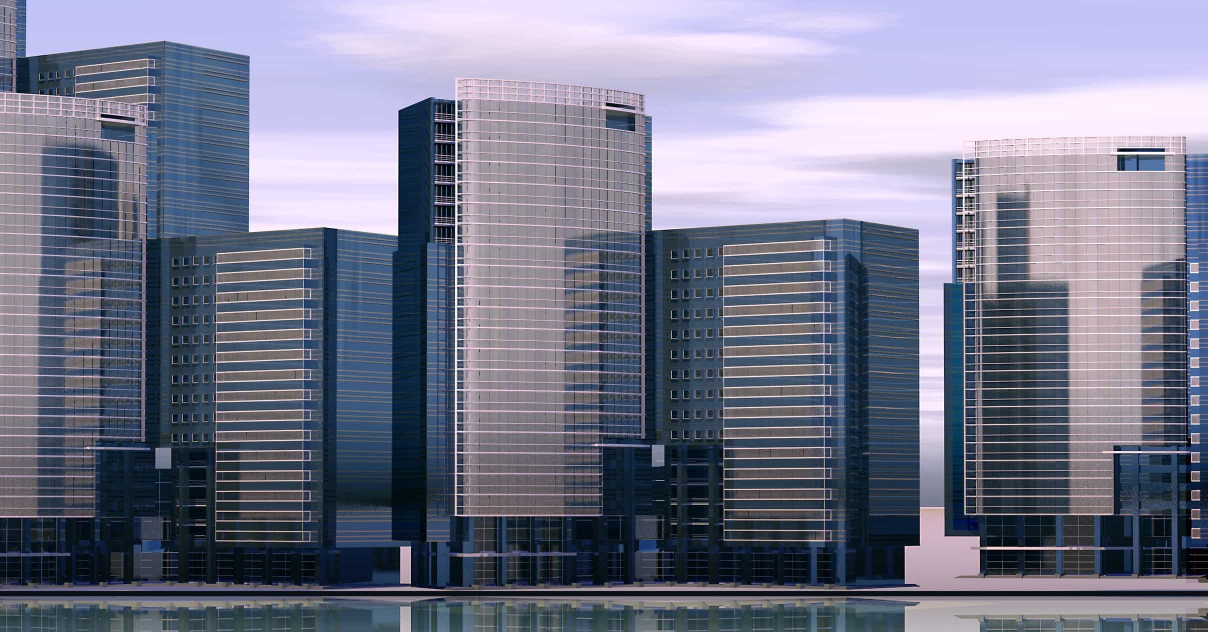
#> input picture CV LAB/assets/cache/reference.jpg, 2416 x 1264 px (shown at 1/2 size)
$ python experiment_2_image_restoration.py   (older library calls are emulated)
#> lines starting #> are read from the running program, lines starting #| are printed output that depends on the picture
### CV LAB/_common.py
"""
Shared helpers for CV Lab experiments.

Provides:
  - ASSET_DIR, OUTPUT_DIR  : standard project folders
  - require(path, hint)    : raises FileNotFoundError with a useful message
  - device                 : torch device string ("cuda" if available, else "cpu")
  - save_image / save_figure / save_json
  - print_banner
"""
from __future__ import annotations

import atexit
import json
import signal
import sys
from datetime import datetime
from pathlib import Path

import cv2
import numpy as np

# ── Global cleanup (ensure all OpenCV windows close on exit / Ctrl+C) ──
_cleanup_registered = False

def _ensure_cleanup() -> None:
    global _cleanup_registered
    if _cleanup_registered:
        return
    _cleanup_registered = True

    # [5 lines left out: function _cleanup, not called in this run]

    atexit.register(_cleanup)
    # Also catch SIGINT (Ctrl+C) inside interactive loops
    try:
        signal.signal(signal.SIGINT, lambda s, f: sys.exit(130))
    except (ValueError, AttributeError):
        pass

CV_LAB_DIR = Path(__file__).resolve().parent
ASSET_DIR = CV_LAB_DIR / "assets"
OUTPUT_DIR = CV_LAB_DIR / "outputs"

# Asset subfolders (used by the individual programs)
MODEL_DIR = ASSET_DIR / "models"
DATA_DIR = ASSET_DIR / "datasets"
SAMPLE_DIR = ASSET_DIR / "samples"
SEQUENCE_DIR = ASSET_DIR / "sequence"
LANDMARKS_DIR = ASSET_DIR / "landmarks"
GALLERY_DIR = ASSET_DIR / "gallery"
PROBES_DIR = ASSET_DIR / "probes"
VIDEOS_DIR = ASSET_DIR / "videos"
CACHE_DIR = ASSET_DIR / "cache"

for _d in (ASSET_DIR, OUTPUT_DIR, MODEL_DIR, DATA_DIR, SAMPLE_DIR,
           SEQUENCE_DIR, LANDMARKS_DIR, GALLERY_DIR, PROBES_DIR,
           VIDEOS_DIR, CACHE_DIR):
    _d.mkdir(parents=True, exist_ok=True)


def require(path: Path, hint: str = "") -> Path:
    """Raise FileNotFoundError with a clear hint if a required asset is missing."""
    if not path.exists():
        msg = f"Missing asset: {path}\n"
        if hint:
            msg += f"Hint: {hint}\n"
        msg += f"Create the file/folder and rerun. Project assets live under: {ASSET_DIR}"
        raise FileNotFoundError(msg)
    return path


# [30 lines left out: function ensure_download, not called in this run]


def out_dir(experiment: str) -> Path:
    """Return (and create) the per-experiment output folder."""
    d = OUTPUT_DIR / experiment
    d.mkdir(parents=True, exist_ok=True)
    return d


def save_image(name: str, img: np.ndarray, experiment: str) -> Path:
    """Save a BGR or grayscale image to outputs/<experiment>/<name>."""
    p = out_dir(experiment) / name
    cv2.imwrite(str(p), img)
    return p


def save_figure(name: str, fig, experiment: str) -> Path:
    """Save a matplotlib figure to outputs/<experiment>/<name>."""
    p = out_dir(experiment) / name
    fig.savefig(p, dpi=140, bbox_inches="tight")
    return p


def save_json(name: str, data, experiment: str) -> Path:
    """Save a JSON-serialisable object to outputs/<experiment>/<name>."""
    p = out_dir(experiment) / name
    with open(p, "w", encoding="utf-8") as f:
        json.dump(data, f, indent=2, default=str)
    return p


def timestamp() -> str:
    return datetime.now().strftime("%Y%m%d-%H%M%S")


def print_banner(title: str) -> None:
    _ensure_cleanup()
    bar = "=" * 64
    print(bar)
    print(f"  {title}")
    print(bar)


# [9 lines left out: function device, not called in this run]


def bgr_to_rgb(img: np.ndarray) -> np.ndarray:
    return cv2.cvtColor(img, cv2.COLOR_BGR2RGB)


# [18 lines left out: function side_by_side, not called in this run]


# ─────────────────────────── Live UI helpers ───────────────────────────
# Match Program 1's palette so the look is consistent across the lab.
_PANEL_BG  = (10, 10, 18)
_PANEL_BORDER = (60, 60, 80)
_TEXT     = (220, 220, 235)
_TEXT_DIM = (140, 140, 155)
_ACCENT   = (100, 220, 255)


def draw_panel(img: np.ndarray, lines: list[str], x: int = 12, y: int = 12,
               font_scale: float = 0.5, accent_first: bool = True) -> np.ndarray:
    """Draw a semi-transparent info panel with text lines. Returns the image."""
    line_h = 22
    pad = 10
    font = cv2.FONT_HERSHEY_DUPLEX
    panel_w = max(
        cv2.getTextSize(l, font, font_scale, 1)[0][0] for l in lines
    ) + pad * 2
    panel_h = len(lines) * line_h + pad * 2
    h, w = img.shape[:2]
    if x + panel_w > w:
        x = max(0, w - panel_w - 6)
    if y + panel_h > h:
        y = max(0, h - panel_h - 6)
    overlay = img.copy()
    cv2.rectangle(overlay, (x, y), (x + panel_w, y + panel_h), _PANEL_BG, -1)
    cv2.addWeighted(overlay, 0.75, img, 0.25, 0, img)
    cv2.rectangle(img, (x, y), (x + panel_w, y + panel_h), _PANEL_BORDER, 1)
    for i, line in enumerate(lines):
        ty = y + pad + i * line_h + 14
        col = _ACCENT if (accent_first and i == 0) else _TEXT
        cv2.putText(img, line, (x + pad, ty), font, font_scale, col, 1, cv2.LINE_AA)
    return img


def live_show(win: str, img: np.ndarray, lines: list[str] | None = None,
              x: int = 12, y: int = 12, font_scale: float = 0.5) -> None:
    """imshow + draw an info panel on top."""
    out = img.copy()
    if lines:
        draw_panel(out, lines, x=x, y=y, font_scale=font_scale)
    cv2.imshow(win, out)


def live_keys(delay_ms: int = 1) -> dict:
    """Poll keys; return a small dict of standard bindings plus the raw code.

    Returned keys (lowercased): 'q' (quit), 's' (save), 'n' (next),
    'p' (prev), 'r' (reset), 'space' (pause), 'esc' (quit).
    """
    k = cv2.waitKeyEx(delay_ms)
    if k == -1:
        return {"code": -1}
    out = {"code": int(k), "raw": k}
    if k in (ord('q'), 27):            out['q'] = True
    if k == ord('s'):                  out['s'] = True
    if k == ord('n'):                  out['n'] = True
    if k == ord('p'):                  out['p'] = True
    if k == ord('r'):                  out['r'] = True
    if k == ord(' '):                  out['space'] = True
    if k == ord('m'):                  out['m'] = True
    if k in (83, 65363):               out['right'] = True
    if k in (81, 65361):               out['left']  = True
    if k == ord('h'):                  out['h'] = True
    if k in (43, 61, ord('+')):        out['plus'] = True   # +, Shift+=, Numpad+
    if k in (45, 95, ord('-'), 189):   out['minus'] = True  # -, _, Numpad-, OEM minus
    return out


def make_slider(win: str, name: str, minimum: int, maximum: int,
                default: int) -> None:
    """Wrap cv2.createTrackbar with a sensible default."""
    cv2.createTrackbar(name, win, max(default, minimum), maximum,
                       lambda v: None)


def read_slider(win: str, name: str, default: int, minimum: int = 0) -> int:
    v = cv2.getTrackbarPos(name, win)
    return max(minimum, v if v > 0 else default)


def fit_to(img: np.ndarray, w: int, h: int) -> np.ndarray:
    """Resize image to fit within (w, h) keeping aspect ratio, centered on canvas."""
    ih, iw = img.shape[:2]
    s = min(w / max(iw, 1), h / max(ih, 1))
    nw, nh = int(iw * s), int(ih * s)
    resized = cv2.resize(img, (nw, nh))
    canvas = np.full((h, w, 3), 18, dtype=np.uint8)
    y0 = (h - nh) // 2
    x0 = (w - nw) // 2
    canvas[y0:y0 + nh, x0:x0 + nw] = resized
    return canvas


# ─────────────────────────── Live matplotlib for training ───────────────────────────
class LivePlot:
    """Matplotlib window that auto-refreshes. Used by training programs."""

    # [35 lines left out: functions __init__, add_series, update, not called in this run]

    def save(self, path: str) -> None:
        self.fig.savefig(path, dpi=140, bbox_inches="tight")

    def close(self) -> None:
        self.plt.ioff()
        self.plt.close(self.fig)

### CV LAB/experiment_2_image_restoration.py
"""
Experiment 2 — Image Restoration Pipeline (LIVE UI)
==================================================

Three-stage restoration:
  (A) Image blending   — linear (addWeighted) and Poisson (seamlessClone)
  (B) Morphing         — cross-dissolve between damaged and final
  (C) Edge enhancement — unsharp mask + Sobel/Scharr

Live UI
-------
  Slider  alpha      blend weight (0..100)  — only used for linear blend
  Keys    q/esc      quit
          n          cycle views (damaged / linear / poisson / morph sheet / final)
          s          save current view as PNG
          +  /  -    bump slider step

Inputs / Outputs
----------------
  assets/cache/{reference,damaged}.jpg    (auto-fetched or synthesised)
  outputs/experiment_2_image_restoration/  (6 PNGs + summary.json)
"""
from __future__ import annotations

import urllib.request
from pathlib import Path

import cv2
import numpy as np

from _common import (
    CACHE_DIR, print_banner, require, save_image, save_json, save_figure, bgr_to_rgb,
    live_show, live_keys, make_slider, read_slider, draw_panel, fit_to,
)

EXPERIMENT = "experiment_2_image_restoration"

REFERENCE_URLS = [
    "https://pixnio.com/free-images/2017/10/27/2017-10-27-06-30-07.jpg",
]
WIN = "Experiment 2 — Image Restoration"


def fetch_reference() -> Path:
    ref = CACHE_DIR / "reference.jpg"
    if ref.exists():
        return ref
    for url in REFERENCE_URLS:
        try:
            print(f"[setup] downloading reference to {ref}  ({url})")
            req = urllib.request.Request(url, headers={"User-Agent": "SEM9-LabHub/1.0"})
            with urllib.request.urlopen(req) as resp, open(ref, "wb") as f:
                f.write(resp.read())
            if ref.exists() and ref.stat().st_size > 1000:
                return ref
        except Exception:
            continue
    # Fallback: generate an interesting synthetic urban scene
    h, w = 600, 800
    sky = np.full((h, w, 3), (180, 140, 100), dtype=np.uint8)
    ground = np.full((h, w, 3), (60, 80, 70), dtype=np.uint8)
    img = np.vstack([sky[:h//2], ground[h//2:]])
    for x in range(100, w, 140):
        rect_w = 60
        rect_h = np.random.randint(100, 200)
        y0 = h // 2 - rect_h
        cv2.rectangle(img, (x, y0), (x + rect_w, h // 2),
                      (np.random.randint(60, 140),) * 3, -1)
        # windows
        for wy in range(y0 + 10, h // 2 - 10, 25):
            for wx in range(x + 6, x + rect_w - 6, 20):
                cv2.rectangle(img, (wx, wy), (wx + 10, wy + 12),
                              (220, 230, 240), -1)
    cv2.line(img, (0, h // 2), (w, h // 2), (50, 70, 60), 3)
    cv2.imwrite(str(ref), img)
    return ref


# [47 lines left out: function synth_damage, not called in this run]


# ─────────────────────────── A. Blending ───────────────────────────
def linear_blend(damaged: np.ndarray, reference: np.ndarray, alpha: float) -> np.ndarray:
    if damaged.shape != reference.shape:
        reference = cv2.resize(reference, (damaged.shape[1], damaged.shape[0]))
    return cv2.addWeighted(damaged, 1 - alpha, reference, alpha, 0)


def poisson_blend(damaged: np.ndarray, reference: np.ndarray) -> np.ndarray:
    h, w = damaged.shape[:2]
    if reference.shape[:2] != (h, w):
        reference = cv2.resize(reference, (w, h))
    cx, cy = w // 2, h // 2
    half_w, half_h = int(w * 0.30), int(h * 0.30)
    src = reference[cy - half_h:cy + half_h, cx - half_w:cx + half_w].copy()
    mask = 255 * np.ones(src.shape[:2], dtype=np.uint8)
    try:
        return cv2.seamlessClone(src, damaged, mask, (cx, cy), cv2.NORMAL_CLONE)
    except cv2.error:
        return linear_blend(damaged, reference, 0.6)


# ─────────────────────────── B. Morphing ───────────────────────────
def cross_dissolve(a: np.ndarray, b: np.ndarray, steps: int = 8) -> list[np.ndarray]:
    if a.shape != b.shape:
        b = cv2.resize(b, (a.shape[1], a.shape[0]))
    return [cv2.addWeighted(a, 1 - i / steps, b, i / steps, 0)
            for i in range(steps + 1)]


def morph_contact_sheet(frames: list[np.ndarray]) -> np.ndarray:
    if not frames:
        return np.zeros((100, 100, 3), dtype=np.uint8)
    h, w = frames[0].shape[:2]
    cols = 4
    rows = (len(frames) + cols - 1) // cols
    sheet = np.full((h * rows, w * cols, 3), 18, dtype=np.uint8)
    for i, f in enumerate(frames):
        r, c = divmod(i, cols)
        sheet[r * h:(r + 1) * h, c * w:(c + 1) * w] = f
    return sheet


# ─────────────────────────── C. Edge enhancement ───────────────────────────
def unsharp_mask(img: np.ndarray, sigma: float = 1.4, strength: float = 1.5) -> np.ndarray:
    blurred = cv2.GaussianBlur(img, (0, 0), sigma)
    sharp = cv2.addWeighted(img, 1 + strength, blurred, -strength, 0)
    return np.clip(sharp, 0, 255).astype(np.uint8)


def sobel_edges(img: np.ndarray) -> np.ndarray:
    g = cv2.cvtColor(img, cv2.COLOR_BGR2GRAY) if img.ndim == 3 else img
    gx = cv2.Scharr(g, cv2.CV_32F, 1, 0)
    gy = cv2.Scharr(g, cv2.CV_32F, 0, 1)
    mag = cv2.normalize(cv2.magnitude(gx, gy), None, 0, 255, cv2.NORM_MINMAX).astype(np.uint8)
    return cv2.cvtColor(mag, cv2.COLOR_GRAY2BGR)


def edge_enhance_pipeline(img: np.ndarray) -> tuple[np.ndarray, np.ndarray, np.ndarray]:
    sharp = unsharp_mask(img)
    edges = sobel_edges(sharp)
    overlay = cv2.addWeighted(sharp, 1.0, edges, 0.35, 0)
    return sharp, edges, overlay


# ─────────────────────────── Live UI ───────────────────────────
def main() -> None:
    print_banner("Experiment 2 — Image Restoration Pipeline")

    ref_path = fetch_reference()
    require(ref_path, "Reference image missing — check fetch_reference()")
    dmg_path = CACHE_DIR / "damaged.jpg"
    if not dmg_path.exists():
        dmg_path = synth_damage(ref_path)
    require(dmg_path, "Damaged image missing — check synth_damage()")
    reference = cv2.imread(str(ref_path))
    damaged = cv2.imread(str(dmg_path))
    if reference is None or damaged is None:
        raise FileNotFoundError(f"Could not decode reference ({ref_path}) or damaged ({dmg_path})")
    print(f"[info] reference: {ref_path}  shape={reference.shape}")
    print(f"[info] damaged  : {dmg_path}  shape={damaged.shape}")

    # Precompute all variants (cheap; depth-1 pipeline)
    poisson = poisson_blend(damaged, reference)
    morph_frames = cross_dissolve(damaged, poisson, steps=8)
    morph_sheet = morph_contact_sheet(morph_frames)
    _, _, final = edge_enhance_pipeline(poisson)
    edges_only = sobel_edges(unsharp_mask(poisson))

    # Save static outputs
    save_image("01_blend_linear.png", linear_blend(damaged, reference, 0.5), EXPERIMENT)
    save_image("02_blend_poisson.png", poisson, EXPERIMENT)
    save_image("03_morph_sequence.png", morph_sheet, EXPERIMENT)
    save_image("04_edges.png", edges_only, EXPERIMENT)
    save_image("05_final_restored.png", final, EXPERIMENT)

    # Live window setup
    cv2.namedWindow(WIN, cv2.WINDOW_NORMAL)
    cv2.resizeWindow(WIN, 1440, 760)
    make_slider(WIN, "alpha x100", 0, 100, 50)
    cv2.setWindowProperty(WIN, cv2.WND_PROP_TOPMOST, 1)

    views = [
        ("Damaged (input)",        damaged),
        ("Linear blend (slider)",  None),       # recomputed each frame
        ("Poisson blend",          poisson),
        ("Morph contact sheet",    morph_sheet),
        ("Edges (Scharr)",         edges_only),
        ("Final restored",         final),
    ]
    idx = 0

    help_lines = [
        "Experiment 2 — Image Restoration",
        "n next view   p prev   s save   q quit",
        "slider 'alpha x100' controls the linear-blend view",
    ]

    while True:
        title, view = views[idx]
        if view is None:
            alpha = read_slider(WIN, "alpha x100", default=50) / 100.0
            view = linear_blend(damaged, reference, alpha)

        # Resize to match the window's widescreen aspect ratio
        view = fit_to(view, 1440, 760)
        info = [
            title,
            f"view {idx+1}/{len(views)}  ({view.shape[1]}x{view.shape[0]})",
        ] + help_lines[1:]
        if "slider" in title.lower():
            info.insert(1, f"alpha = {read_slider(WIN, 'alpha x100', 50) / 100.0:.2f}")
        live_show(WIN, view, info)

        k = live_keys(50)
        if k.get("q"): break
        elif k.get("n"): idx = (idx + 1) % len(views)
        elif k.get("p"): idx = (idx - 1) % len(views)
        elif k.get("s"):
            p = save_image(f"ui_capture_{idx:02d}_{int(read_slider(WIN,'alpha x100',50))}.png",
                           view, EXPERIMENT)
            print(f"[ui] saved {p}")

    cv2.destroyAllWindows()

    # Static overview
    import matplotlib.pyplot as plt
    fig, axes = plt.subplots(2, 3, figsize=(15, 9))
    titles = ["Damaged", "Linear blend", "Poisson blend",
              "Morph contact sheet", "Edges (Scharr)", "Final restored"]
    panels = [damaged, linear_blend(damaged, reference, 0.5), poisson,
              morph_sheet, edges_only, final]
    for ax, img, t in zip(axes.ravel(), panels, titles):
        ax.imshow(bgr_to_rgb(img)); ax.set_title(t); ax.axis("off")
    fig.suptitle("Image Restoration Pipeline", fontsize=14, fontweight="bold")
    save_figure("00_overview.png", fig, EXPERIMENT)
    plt.close(fig)

    save_json("summary.json", {
        "reference": str(ref_path), "damaged": str(dmg_path),
        "shapes": {"damaged": list(damaged.shape),
                   "reference": list(reference.shape)},
    }, EXPERIMENT)
    print(f"[done] outputs in outputs/{EXPERIMENT}/")


if __name__ == "__main__":
    main()
#> in main, reference is the input picture: shape (1264, 2416, 3); mean B, G, R 138.2, 118.5, 116
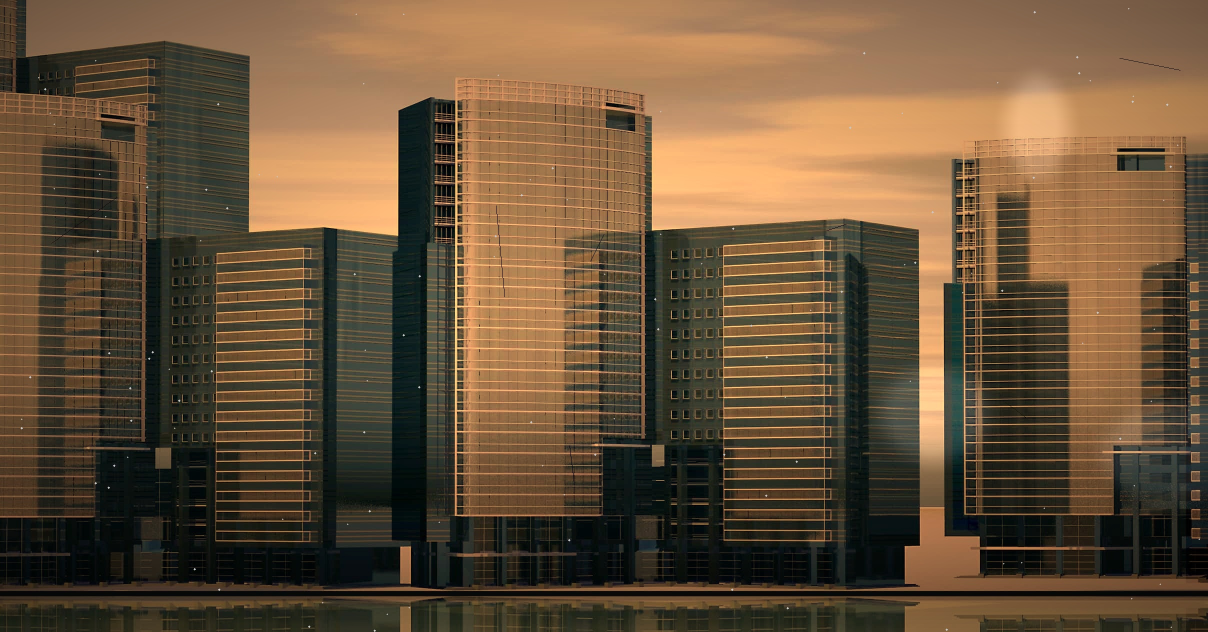
#> input picture CV LAB/assets/cache/damaged.jpg, 2416 x 1264 px (shown at 1/2 size)
#> in main, damaged is the input picture: shape (1264, 2416, 3); mean B, G, R 57.3, 81.8, 103.6
#| [info] reference: CV LAB/assets/cache/reference.jpg  shape=(1264, 2416, 3)
#| [info] damaged  : CV LAB/assets/cache/damaged.jpg  shape=(1264, 2416, 3)
#> in main, `morph_frames = cross_dissolve(damaged, poisson, steps=8)`: morph_frames = 9 items
#> in morph_contact_sheet, `rows = (len(frames) + cols - 1) // cols`: rows = 3
#> the loop in morph_contact_sheet, `for i, f in enumerate(frames):` made 9 passes
#> (r, c) on passes 1 to 8: (0, 0), (0, 1), (0, 2), (0, 3), (1, 0), (1, 1), (1, 2), (1, 3)
#> in sobel_edges, `gy = cv2.Scharr(g, cv2.CV_32F, 0, 1)`:
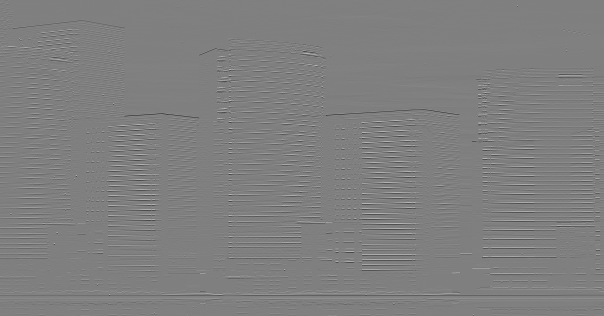
#> gy: shape (1264, 2416) float32 (shown at 1/4 size); min -4080, max 4080, mean -1.7; drawn with min black and max white
#> in sobel_edges, `mag = cv2.normalize(cv2.magnitude(gx, gy), None, 0, 255, cv2.NORM_MINM..`:
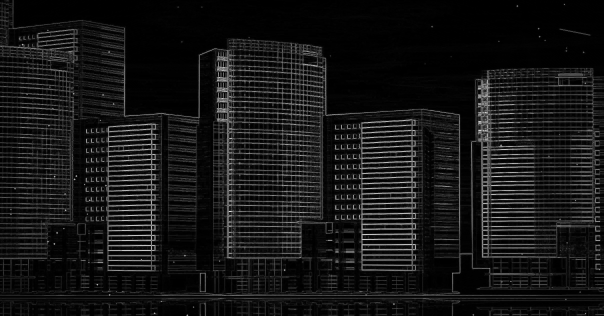
#> mag: shape (1264, 2416) (shown at 1/4 size); min 0, max 255, mean 21.6
#> in linear_blend, `return cv2.addWeighted(damaged, 1 - alpha, reference, alpha, 0)`:
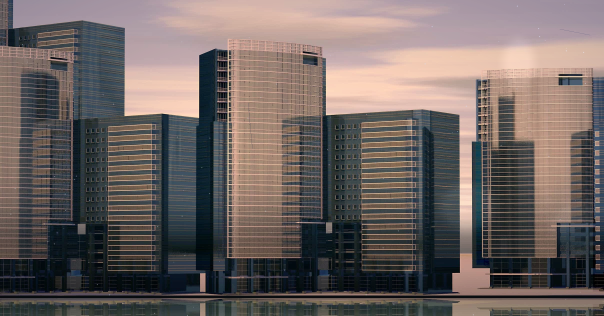
#> returned value: shape (1264, 2416, 3) (shown at 1/4 size); mean of channels 0, 1, 2 97.7, 100.1, 109.8; drawn as B, G, R
#> in main, `title, view = views[idx]`: title = 'Damaged (input)'
#> in main, `info = [ title, f"view {idx+1}/{len(views)}  ({view.shape[1]}x{view.sh..`: info = 4 items
#> in draw_panel, `panel_w = max( cv2.getTextSize(l, font, font_scale, 1)[0][0] for l in ..`: panel_w = 428
#> in draw_panel, `panel_h = len(lines) * line_h + pad * 2`: panel_h = 108
#> the loop in draw_panel, `for i, line in enumerate(lines):` made 4 passes
#> (line, ty, col) on passes 1 to 3: ('Damaged (input)', 36, (100, 220, 255)), ('view 1/6  (1440x760)', 58, (220, 220, 235)), ('n next view   p prev   s save   q quit', 80, (220, 220, 235))
#> after the loop in draw_panel, `for i, line in enumerate(lines):`:
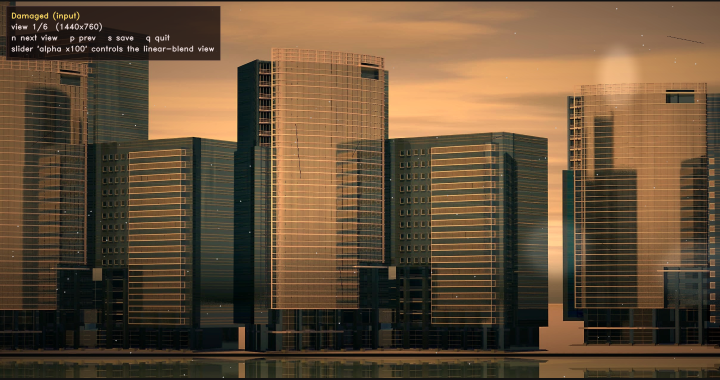
#> img: shape (760, 1440, 3) (shown at 1/2 size); mean B, G, R 55.6, 79.2, 100.4
#> (key q is pressed here)
#> in live_keys, `k = cv2.waitKeyEx(delay_ms)`: k = 113
#> in live_keys, `out = {"code": int(k), "raw": k}`: out = {'code': 113, 'raw': 113}
#> in main, `k = live_keys(50)`: k = {'code': 113, 'raw': 113, 'q': True}
#> the loop in main, `for ax, img, t in zip(axes.ravel(), panels, titles):` made 6 passes
#> in save_figure, `fig.savefig(p, dpi=140, bbox_inches="tight")`:
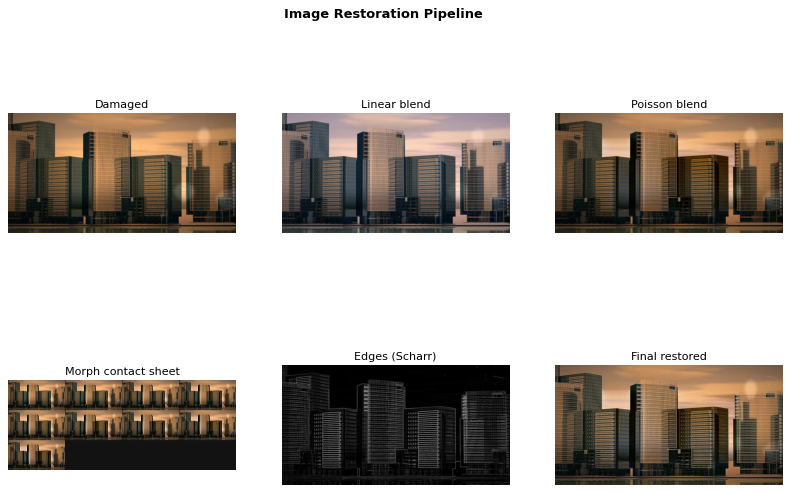
#> figure drawn by matplotlib, 6 panels
